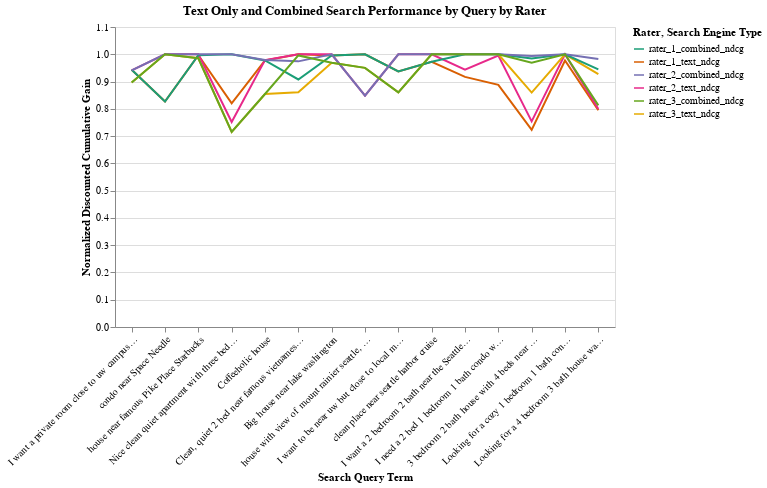

The code cell stored with this chart in its notebook:
### Markdown cell above
First we see below how each of the search engine(s) performed by each rater and by specific query in our test set. It doesn't look too bad, with many queries hovering around 0.9 or above, even reaching 1.0. We do see bigger variance around the fourth query and maybe the last five queries. It looks like these queries contain numbers, and their NDCG's hover around 0.7 to 0.8.

### Code cell
alt.Chart(df3, width=500, 
          title='Text Only and Combined Search Performance by Query by Rater').mark_line(
              
          ).encode(
            x=alt.X('query:N',title='Search Query Term',axis=alt.Axis(
                labelAngle=-45), sort=None),
            y=alt.Y('value:Q',title='Normalized Discounted Cumulative Gain',
                    scale=alt.Scale(domain=[0.0, 1.1])),
            color=alt.Color('variable:N', 
                            scale=alt.Scale(scheme= 'dark2'),
                            title='Rater, Search Engine Type')
            ).interactive()

### Figure 1 — Vega-Lite specification as saved in the notebook (floating-point values rounded to 4 significant figures)
{"config": {"view": {"continuousWidth": 400, "continuousHeight": 300}}, "data": {"name": "data-e6ed26e694ea9c7a437677fce7710d96"}, "mark": "line", "encoding": {"color": {"field": "variable", "scale": {"scheme": "dark2"}, "title": "Rater, Search Engine Type", "type": "nominal"}, "x": {"axis": {"labelAngle": -45}, "field": "query", "sort": null, "title": "Search Query Term", "type": "nominal"}, "y": {"field": "value", "scale": {"domain": [0.0, 1.1]}, "title": "Normalized Discounted Cumulative Gain", "type": "quantitative"}}, "selection": {"selector001": {"type": "interval", "bind": "scales", "encodings": ["x", "y"]}}, "title": "Text Only and Combined Search Performance by Query by Rater", "width": 500, "$schema": "https://vega.github.io/schema/vega-lite/v4.17.0.json", "datasets": {"data-e6ed26e694ea9c7a437677fce7710d96": [{"query": "I want a private room close to uw campus with parking and coffee shop.", "variable": "rater_1_text_ndcg", "value": 0.9436}, {"query": "condo near Space Needle", "variable": "rater_1_text_ndcg", "value": 0.8268}, {"query": "house near famous Pike Place Starbucks", "variable": "rater_1_text_ndcg", "value": 0.9966}, {"query": "Nice clean quiet apartment with three beds around downtown", "variable": "rater_1_text_ndcg", "value": 0.8203}, {"query": "Coffeeholic house", "variable": "rater_1_text_ndcg", "value": 0.9773}, {"query": "Clean, quiet 2 bed near famous vietnamese coffee shops", "variable": "rater_1_text_ndcg", "value": 1.0}, {"query": "Big house near lake washington", "variable": "rater_1_text_ndcg", "value": 0.9953}, {"query": "house with view of mount rainier seattle, quiet, clean!", "variable": "rater_1_text_ndcg", "value": 1.0}, {"query": "I want to be near uw but close to local music scene too", "variable": "rater_1_text_ndcg", "value": 0.9372}, {"query": "clean place near seattle harbor cruise", "variable": "rater_1_text_ndcg", "value": 0.9727}, {"query": "I want a 2 bedroom 2 bath near the Seattle art museum and walking distance to restaurants", "variable": "rater_1_text_ndcg", "value": 0.9171}, {"query": "I need a 2 bed 1 bedroom 1 bath condo with walking distance to Pike Place Market and great restaurants", "variable": "rater_1_text_ndcg", "value": 0.8877}, {"query": "3 bedroom 2 bath house with 4 beds near Seattle Museum of Popular Culture ", "variable": "rater_1_text_ndcg", "value": 0.7228}, {"query": "Looking for a cozy 1 bedroom 1 bath condo near the famous Smith Tower in Pioneer Square. Must be clean.", "variable": "rater_1_text_ndcg", "value": 0.9769}, {"query": "Looking for a 4 bedroom 3 bath house walking distance to Washington Park Arboretum ", "variable": "rater_1_text_ndcg", "value": 0.7947}, {"query": "I want a private room close to uw campus with parking and coffee shop.", "variable": "rater_2_text_ndcg", "value": 0.9407}, {"query": "condo near Space Needle", "variable": "rater_2_text_ndcg", "value": 1.0}, {"query": "house near famous Pike Place Starbucks", "variable": "rater_2_text_ndcg", "value": 1.0}, {"query": "Nice clean quiet apartment with three beds around downtown", "variable": "rater_2_text_ndcg", "value": 0.7518}, {"query": "Coffeeholic house", "variable": "rater_2_text_ndcg", "value": 0.9788}, {"query": "Clean, quiet 2 bed near famous vietnamese coffee shops", "variable": "rater_2_text_ndcg", "value": 1.0}, {"query": "Big house near lake washington", "variable": "rater_2_text_ndcg", "value": 1.0}, {"query": "house with view of mount rainier seattle, quiet, clean!", "variable": "rater_2_text_ndcg", "value": 0.8479}, {"query": "I want to be near uw but close to local music scene too", "variable": "rater_2_text_ndcg", "value": 1.0}, {"query": "clean place near seattle harbor cruise", "variable": "rater_2_text_ndcg", "value": 1.0}, {"query": "I want a 2 bedroom 2 bath near the Seattle art museum and walking distance to restaurants", "variable": "rater_2_text_ndcg", "value": 0.9435}, {"query": "I need a 2 bed 1 bedroom 1 bath condo with walking distance to Pike Place Market and great restaurants", "variable": "rater_2_text_ndcg", "value": 0.9953}, {"query": "3 bedroom 2 bath house with 4 beds near Seattle Museum of Popular Culture ", "variable": "rater_2_text_ndcg", "value": 0.754}, {"query": "Looking for a cozy 1 bedroom 1 bath condo near the famous Smith Tower in Pioneer Square. Must be clean.", "variable": "rater_2_text_ndcg", "value": 1.0}, {"query": "Looking for a 4 bedroom 3 bath house walking distance to Washington Park Arboretum ", "variable": "rater_2_text_ndcg", "value": 0.7994}, {"query": "I want a private room close to uw campus with parking and coffee shop.", "variable": "rater_3_text_ndcg", "value": 0.8966}, {"query": "condo near Space Needle", "variable": "rater_3_text_ndcg", "value": 1.0}, {"query": "house near famous Pike Place Starbucks", "variable": "rater_3_text_ndcg", "value": 0.9853}, {"query": "Nice clean quiet apartment with three beds around downtown", "variable": "rater_3_text_ndcg", "value": 0.7156}, {"query": "Coffeeholic house", "variable": "rater_3_text_ndcg", "value": 0.8544}, {"query": "Clean, quiet 2 bed near famous vietnamese coffee shops", "variable": "rater_3_text_ndcg", "value": 0.8603}, {"query": "Big house near lake washington", "variable": "rater_3_text_ndcg", "value": 0.9688}, {"query": "house with view of mount rainier seattle, quiet, clean!", "variable": "rater_3_text_ndcg", "value": 0.9502}, {"query": "I want to be near uw but close to local music scene too", "variable": "rater_3_text_ndcg", "value": 0.8603}, {"query": "clean place near seattle harbor cruise", "variable": "rater_3_text_ndcg", "value": 1.0}, {"query": "I want a 2 bedroom 2 bath near the Seattle art museum and walking distance to restaurants", "variable": "rater_3_text_ndcg", "value": 1.0}, {"query": "I need a 2 bed 1 bedroom 1 bath condo with walking distance to Pike Place Market and great restaurants", "variable": "rater_3_text_ndcg", "value": 1.0}, {"query": "3 bedroom 2 bath house with 4 beds near Seattle Museum of Popular Culture ", "variable": "rater_3_text_ndcg", "value": 0.8595}, {"query": "Looking for a cozy 1 bedroom 1 bath condo near the famous Smith Tower in Pioneer Square. Must be clean.", "variable": "rater_3_text_ndcg", "value": 1.0}, {"query": "Looking for a 4 bedroom 3 bath house walking distance to Washington Park Arboretum ", "variable": "rater_3_text_ndcg", "value": 0.927}, {"query": "I want a private room close to uw campus with parking and coffee shop.", "variable": "rater_1_combined_ndcg", "value": 0.9436}, {"query": "condo near Space Needle", "variable": "rater_1_combined_ndcg", "value": 0.8268}, {"query": "house near famous Pike Place Starbucks", "variable": "rater_1_combined_ndcg", "value": 0.9966}, {"query": "Nice clean quiet apartment with three beds around downtown", "variable": "rater_1_combined_ndcg", "value": 1.0}, {"query": "Coffeeholic house", "variable": "rater_1_combined_ndcg", "value": 0.9773}, {"query": "Clean, quiet 2 bed near famous vietnamese coffee shops", "variable": "rater_1_combined_ndcg", "value": 0.9076}, {"query": "Big house near lake washington", "variable": "rater_1_combined_ndcg", "value": 0.9953}, {"query": "house with view of mount rainier seattle, quiet, clean!", "variable": "rater_1_combined_ndcg", "value": 1.0}, {"query": "I want to be near uw but close to local music scene too", "variable": "rater_1_combined_ndcg", "value": 0.9372}, {"query": "clean place near seattle harbor cruise", "variable": "rater_1_combined_ndcg", "value": 0.9727}, {"query": "I want a 2 bedroom 2 bath near the Seattle art museum and walking distance to restaurants", "variable": "rater_1_combined_ndcg", "value": 1.0}, {"query": "I need a 2 bed 1 bedroom 1 bath condo with walking distance to Pike Place Market and great restaurants", "variable": "rater_1_combined_ndcg", "value": 1.0}, {"query": "3 bedroom 2 bath house with 4 beds near Seattle Museum of Popular Culture ", "variable": "rater_1_combined_ndcg", "value": 0.9845}, {"query": "Looking for a cozy 1 bedroom 1 bath condo near the famous Smith Tower in Pioneer Square. Must be clean.", "variable": "rater_1_combined_ndcg", "value": 1.0}, {"query": "Looking for a 4 bedroom 3 bath house walking distance to Washington Park Arboretum ", "variable": "rater_1_combined_ndcg", "value": 0.9445}, {"query": "I want a private room close to uw campus with parking and coffee shop.", "variable": "rater_2_combined_ndcg", "value": 0.9407}, {"query": "condo near Space Needle", "variable": "rater_2_combined_ndcg", "value": 1.0}, {"query": "house near famous Pike Place Starbucks", "variable": "rater_2_combined_ndcg", "value": 1.0}, {"query": "Nice clean quiet apartment with three beds around downtown", "variable": "rater_2_combined_ndcg", "value": 1.0}, {"query": "Coffeeholic house", "variable": "rater_2_combined_ndcg", "value": 0.9788}, {"query": "Clean, quiet 2 bed near famous vietnamese coffee shops", "variable": "rater_2_combined_ndcg", "value": 0.974}, {"query": "Big house near lake washington", "variable": "rater_2_combined_ndcg", "value": 1.0}, {"query": "house with view of mount rainier seattle, quiet, clean!", "variable": "rater_2_combined_ndcg", "value": 0.8479}, {"query": "I want to be near uw but close to local music scene too", "variable": "rater_2_combined_ndcg", "value": 1.0}, {"query": "clean place near seattle harbor cruise", "variable": "rater_2_combined_ndcg", "value": 1.0}, {"query": "I want a 2 bedroom 2 bath near the Seattle art museum and walking distance to restaurants", "variable": "rater_2_combined_ndcg", "value": 1.0}, {"query": "I need a 2 bed 1 bedroom 1 bath condo with walking distance to Pike Place Market and great restaurants", "variable": "rater_2_combined_ndcg", "value": 1.0}, {"query": "3 bedroom 2 bath house with 4 beds near Seattle Museum of Popular Culture ", "variable": "rater_2_combined_ndcg", "value": 0.9939}, {"query": "Looking for a cozy 1 bedroom 1 bath condo near the famous Smith Tower in Pioneer Square. Must be clean.", "variable": "rater_2_combined_ndcg", "value": 1.0}, {"query": "Looking for a 4 bedroom 3 bath house walking distance to Washington Park Arboretum ", "variable": "rater_2_combined_ndcg", "value": 0.9828}, {"query": "I want a private room close to uw campus with parking and coffee shop.", "variable": "rater_3_combined_ndcg", "value": 0.8966}, {"query": "condo near Space Needle", "variable": "rater_3_combined_ndcg", "value": 1.0}, {"query": "house near famous Pike Place Starbucks", "variable": "rater_3_combined_ndcg", "value": 0.9853}, {"query": "Nice clean quiet apartment with three beds around downtown", "variable": "rater_3_combined_ndcg", "value": 0.7156}, {"query": "Coffeeholic house", "variable": "rater_3_combined_ndcg", "value": 0.8544}, {"query": "Clean, quiet 2 bed near famous vietnamese coffee shops", "variable": "rater_3_combined_ndcg", "value": 0.9957}, {"query": "Big house near lake washington", "variable": "rater_3_combined_ndcg", "value": 0.9688}, {"query": "house with view of mount rainier seattle, quiet, clean!", "variable": "rater_3_combined_ndcg", "value": 0.9502}, {"query": "I want to be near uw but close to local music scene too", "variable": "rater_3_combined_ndcg", "value": 0.8603}, {"query": "clean place near seattle harbor cruise", "variable": "rater_3_combined_ndcg", "value": 1.0}, {"query": "I want a 2 bedroom 2 bath near the Seattle art museum and walking distance to restaurants", "variable": "rater_3_combined_ndcg", "value": 1.0}, {"query": "I need a 2 bed 1 bedroom 1 bath condo with walking distance to Pike Place Market and great restaurants", "variable": "rater_3_combined_ndcg", "value": 1.0}, {"query": "3 bedroom 2 bath house with 4 beds near Seattle Museum of Popular Culture ", "variable": "rater_3_combined_ndcg", "value": 0.9688}, {"query": "Looking for a cozy 1 bedroom 1 bath condo near the famous Smith Tower in Pioneer Square. Must be clean.", "variable": "rater_3_combined_ndcg", "value": 1.0}, {"query": "Looking for a 4 bedroom 3 bath house walking distance to Washington Park Arboretum ", "variable": "rater_3_combined_ndcg", "value": 0.8125}]}}
